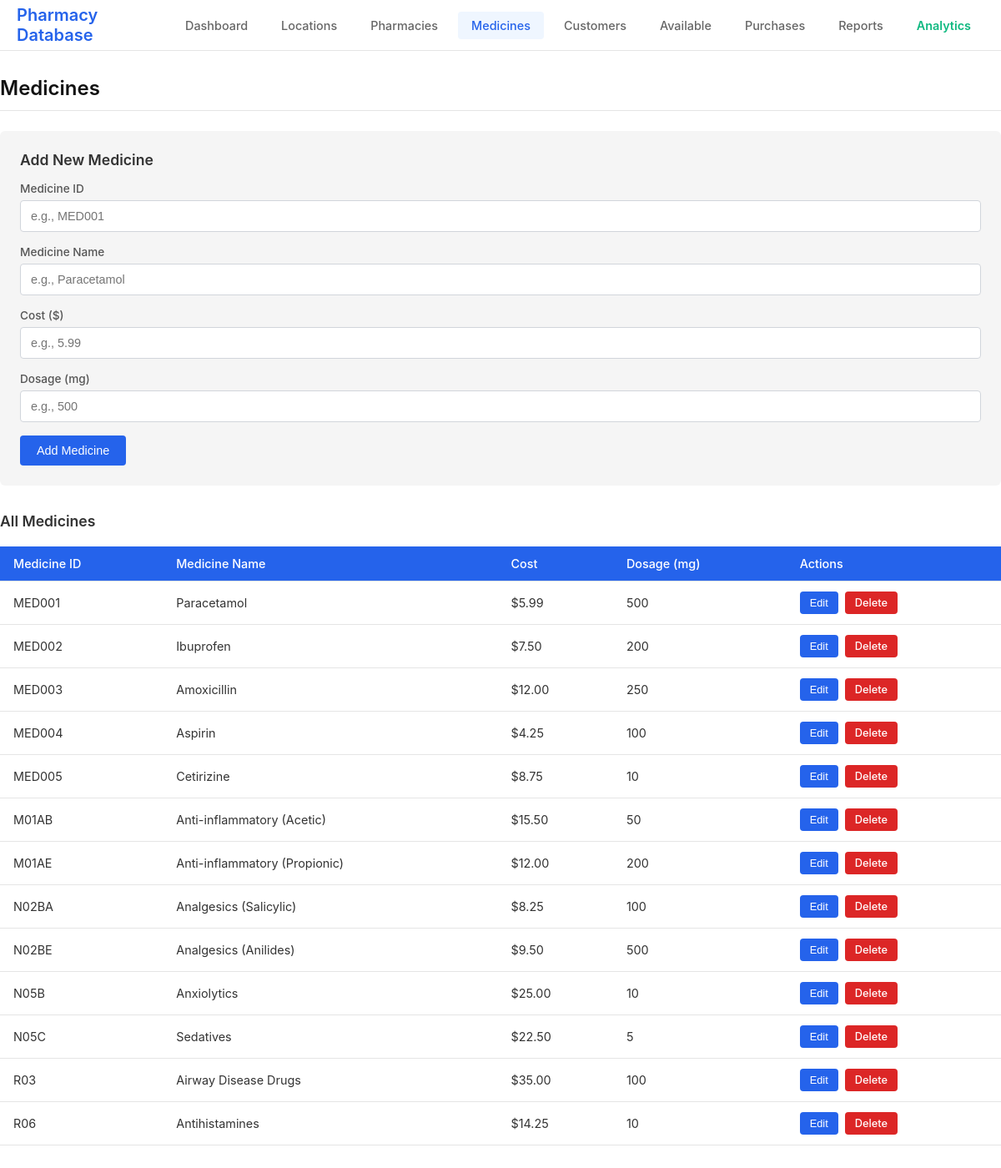
The page /medicines on the database its author committed.
### tables this page shows
CREATE TABLE medicine (
            med_id TEXT PRIMARY KEY,
            med_name TEXT NOT NULL,
            cost REAL NOT NULL,
            dosage_mg INTEGER NOT NULL
        );

### app.py (the view)
@app.route('/medicines')
def medicines():
    conn = get_connection()
    cursor = conn.cursor()
    cursor.execute("SELECT * FROM medicine")
    medicines = cursor.fetchall()
    conn.close()
    return render_template('medicines.html', medicines=medicines)

### app.py (called while the page is built)
def get_connection():
    conn = sqlite3.connect(DB_PATH)
    conn.row_factory = sqlite3.Row
    return conn

### templates/medicines.html (shortened to what this page needs)
{% extends "base.html" %}
{% block content %}
<h2>Medicines</h2>
<div class="form-section">
    <h3>Add New Medicine</h3>
    <form method="POST" action="{{ url_for('add_medicine') }}">
        <div class="form-group">
            <label>Medicine ID</label>
            <input type="text" name="med_id" required placeholder="e.g., MED001">
        </div>
        <div class="form-group">
            <label>Medicine Name</label>
            <input type="text" name="med_name" required placeholder="e.g., Paracetamol">
        </div>
        <div class="form-group">
            <label>Cost ($)</label>
            <input type="number" step="0.01" name="cost" required placeholder="e.g., 5.99">
        </div>
        <div class="form-group">
            <label>Dosage (mg)</label>
            <input type="number" name="dosage_mg" required placeholder="e.g., 500">
        </div>
        <button type="submit">Add Medicine</button>
    </form>
</div>
<h3>All Medicines</h3>
<table>
    <thead>
        <tr>
            <th>Medicine ID</th>
            <th>Medicine Name</th>
            <th>Cost</th>
            <th>Dosage (mg)</th>
            <th>Actions</th>
        </tr>
    </thead>
    <tbody>
        {% for medicine in medicines %}
        <tr>
            <td>{{ medicine.med_id }}</td>
            <td>{{ medicine.med_name }}</td>
            <td>${{ "%.2f"|format(medicine.cost) }}</td>
            <td>{{ medicine.dosage_mg }}</td>
            <td>
                <div class="actions">
                    <button type="button" class="btn btn-sm" onclick="toggleEdit('{{ medicine.med_id }}')">Edit</button>
                    <a href="{{ url_for('delete_medicine', med_id=medicine.med_id) }}"
                       class="btn btn-danger btn-sm"
                       onclick="return confirm('Are you sure?')">Delete</a>
                </div>
            </td>
        </tr>
        {% endfor %}
    </tbody>
</table>
{% endblock %}

### templates/base.html (shortened to what this page needs)
<!DOCTYPE html>
<html lang="en">
<head>
</head>
<body>
    <nav class="navbar">
        <div class="container navbar-inner">
            <a href="{{ url_for('home') }}" class="navbar-brand">Pharmacy Database</a>
            <ul class="navbar-nav">
                <li><a href="{{ url_for('home') }}" class="{% if request.endpoint == 'home' %}active{% endif %}">Dashboard</a></li>
                <li><a href="{{ url_for('locations') }}" class="{% if request.endpoint == 'locations' %}active{% endif %}">Locations</a></li>
                <li><a href="{{ url_for('pharmacies') }}" class="{% if request.endpoint == 'pharmacies' %}active{% endif %}">Pharmacies</a></li>
                <li><a href="{{ url_for('medicines') }}" class="{% if request.endpoint == 'medicines' %}active{% endif %}">Medicines</a></li>
                <li><a href="{{ url_for('customers') }}" class="{% if request.endpoint == 'customers' %}active{% endif %}">Customers</a></li>
                <li><a href="{{ url_for('available') }}" class="{% if request.endpoint == 'available' %}active{% endif %}">Available</a></li>
                <li><a href="{{ url_for('purchases') }}" class="{% if request.endpoint == 'purchases' %}active{% endif %}">Purchases</a></li>
                <li><a href="{{ url_for('reports') }}" class="{% if request.endpoint == 'reports' %}active{% endif %}">Reports</a></li>
                <li><a href="{{ url_for('analytics') }}" class="{% if request.endpoint == 'analytics' %}active{% endif %}" style="color:#10b981;font-weight:600">Analytics</a></li>
            </ul>
        </div>
    </nav>
    <div class="container content">
        {% block content %}{% endblock %}
    </div>
</body>
</html>

### templates/base.html (style rules this page uses)
* { margin: 0; padding: 0; box-sizing: border-box; }
body { font-family: -apple-system, BlinkMacSystemFont, 'Segoe UI', Roboto, 'Helvetica Neue', Arial, sans-serif; background-color: #ffffff; color: #333; min-height: 100vh; }
.container { max-width: 1200px; margin: 0 auto; padding: 0 20px; }
.navbar { background-color: #ffffff; border-bottom: 1px solid #e5e5e5; padding: 0; }
.navbar-inner { display: flex; align-items: center; justify-content: space-between; height: 60px; }
.navbar-brand { font-size: 1.25rem; font-weight: 600; color: #2563eb; text-decoration: none; }
.navbar-nav { display: flex; list-style: none; gap: 8px; }
.navbar-nav a { text-decoration: none; color: #666; padding: 8px 16px; border-radius: 4px; font-size: 0.9rem; font-weight: 500; transition: all 0.2s; }
.navbar-nav a.active { color: #2563eb; background-color: #eff6ff; }
.content { padding: 30px 0; }
h2 { font-size: 1.5rem; font-weight: 600; color: #111; margin-bottom: 24px; padding-bottom: 12px; border-bottom: 1px solid #e5e5e5; }
h3 { font-size: 1.1rem; font-weight: 600; color: #333; margin-bottom: 16px; }
table { width: 100%; border-collapse: collapse; margin: 20px 0; font-size: 0.9rem; }
th, td { padding: 12px 16px; text-align: left; border-bottom: 1px solid #e5e5e5; }
th { background-color: #2563eb; color: white; font-weight: 500; }
.form-section { background-color: #f5f5f5; padding: 24px; border-radius: 6px; margin-bottom: 32px; }
.form-group { margin-bottom: 16px; }
label { display: block; margin-bottom: 6px; color: #555; font-size: 0.85rem; font-weight: 500; }
input, select { width: 100%; padding: 10px 12px; border: 1px solid #d1d5db; border-radius: 4px; font-size: 0.9rem; background-color: white; transition: border-color 0.2s; }
button, .btn { background-color: #2563eb; color: white; padding: 10px 20px; border: none; border-radius: 4px; cursor: pointer; text-decoration: none; display: inline-block; font-size: 0.9rem; font-weight: 500; transition: background-color 0.2s; }
.btn-danger { background-color: #dc2626; }
.btn-sm { padding: 6px 12px; font-size: 0.8rem; }
.actions { display: flex; gap: 8px; }

### rows shown on the page
medicine: med_id "MED001", med_name "Paracetamol", cost "5.99", dosage_mg "500"
medicine: med_id "MED002", med_name "Ibuprofen", cost "7.50", dosage_mg "200"
medicine: med_id "MED003", med_name "Amoxicillin", cost "12.00", dosage_mg "250"
medicine: med_id "MED004", med_name "Aspirin", cost "4.25", dosage_mg "100"
medicine: med_id "MED005", med_name "Cetirizine", cost "8.75", dosage_mg "10"
medicine: med_id "M01AB", med_name "Anti-inflammatory (Acetic)", cost "15.50", dosage_mg "50"
medicine: med_id "M01AE", med_name "Anti-inflammatory (Propionic)", cost "12.00", dosage_mg "200"
medicine: med_id "N02BA", med_name "Analgesics (Salicylic)", cost "8.25", dosage_mg "100"
medicine: med_id "N02BE", med_name "Analgesics (Anilides)", cost "9.50", dosage_mg "500"
medicine: med_id "N05B", med_name "Anxiolytics", cost "25.00", dosage_mg "10"
medicine: med_id "N05C", med_name "Sedatives", cost "22.50", dosage_mg "5"
medicine: med_id "R03", med_name "Airway Disease Drugs", cost "35.00", dosage_mg "100"
medicine: med_id "R06", med_name "Antihistamines", cost "14.25", dosage_mg "10"
